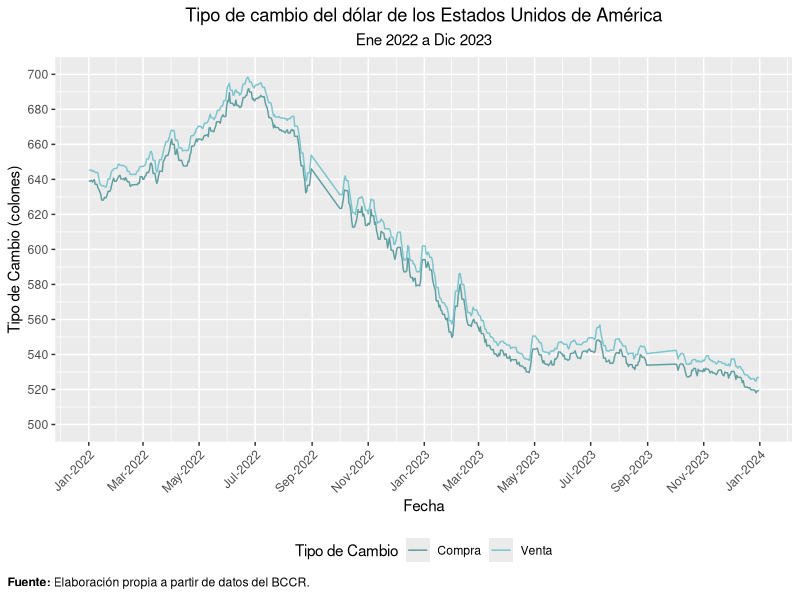
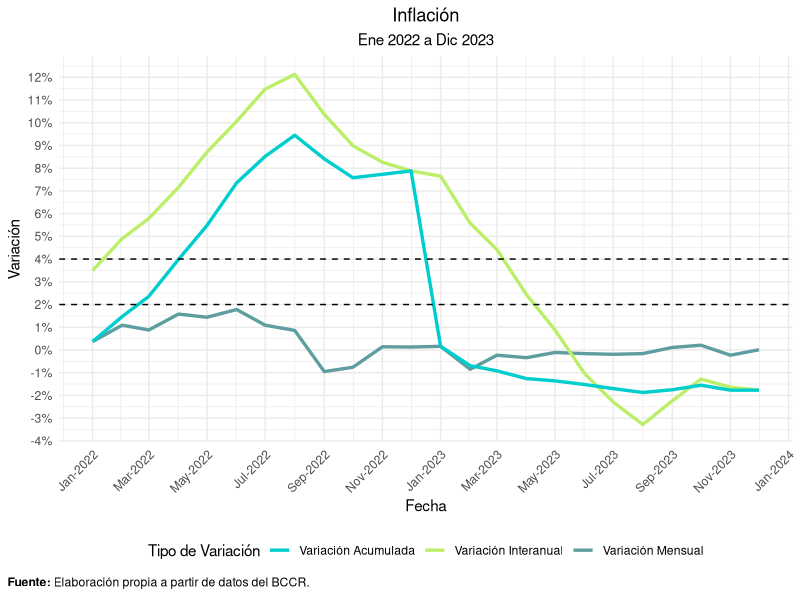

R code for these plots, in order:
## ---- chunk 1
TipoCambio1 <- read.csv2("TipoCambio1.csv")
TipoCambio1 <- TipoCambio1[, -c(4:10)]
TipoCambio1$Fecha <- as.Date(TipoCambio1$Fecha, format = "%d/%m/%Y")
## ---- chunk 2
library(ggplot2)
ggplot(TipoCambio1, aes(x = Fecha)) +
  geom_line(aes(y = TIPO.CAMBIO.COMPRA, color = "Compra")) +
  geom_line(aes(y = TIPO.DE.CAMBIO.VENTA, color = "Venta")) +
  scale_color_manual(values = c("Compra" = "#5F9EA0", "Venta" = "#7AC5CD")) +
  labs(x = "Fecha", 
       y = "Tipo de Cambio (colones)",
       title = "Tipo de cambio del dólar de los Estados Unidos de América", 
       subtitle = "Ene 2022 a Dic 2023",
       color = "Tipo de Cambio",
       caption = expression(bold("Fuente: ") * "Elaboración propia a partir de datos del BCCR."))+
  scale_y_continuous(limits = c(500, 700),  # Establece los límites del eje y
                     breaks = seq(500, 700, by = 20))+
   scale_x_date(date_labels = "%b-%Y", date_breaks = "2 month")+
  theme(axis.text.x = element_text(angle = 45, hjust = 1),
        legend.position = "bottom",
        plot.caption.position = "plot",
        plot.caption = element_text(hjust = 0),
        plot.title = element_text(hjust = 0.5),
        plot.subtitle = element_text(hjust = 0.5))
## ---- chunk 3
Inflacion <- read.csv2("Inflacion.csv")
Inflacion$Fecha <- as.Date(Inflacion$Fecha, format = "%d/%m/%Y")
## ---- chunk 4
ggplot(Inflacion, aes(x = Fecha)) +
  geom_line(aes(y = `Variacion.mensual....`, color = "Variación Mensual"),size = 1.15) +
  geom_line(aes(y = `Variacion.interanual....`, color = "Variación Interanual"),size = 1.15) +
  geom_line(aes(y = `Variacion.acumulada.....n3`, color = "Variación Acumulada"),size = 1.15) +
  scale_color_manual(values = c("Variación Mensual" = "#5F9EA0", "Variación Interanual" = "#BCEE68", "Variación Acumulada" = "#00CDCD")) +
  labs(title = "Inflación",
       subtitle = "Ene 2022 a Dic 2023",
       x = "Fecha",
       y = "Variación",
       color = "Tipo de Variación",
       caption = expression(bold("Fuente: ") * "Elaboración propia a partir de datos del BCCR.")) +
  theme_minimal()+
  scale_y_continuous(labels = scales::percent_format(scale = 1), breaks = seq(-4, 13, by = 1))+
  geom_hline(yintercept = 2, linetype = "dashed", color = "black")+
  geom_hline(yintercept = 4, linetype = "dashed", color = "black")+
  scale_x_date(date_labels = "%b-%Y", date_breaks = "2 month")+
  theme(axis.text.x = element_text(angle = 45, hjust = 1),
        legend.position = "bottom",
        plot.caption.position = "plot",
        plot.caption = element_text(hjust = 0),
        plot.title = element_text(hjust = 0.5),
        plot.subtitle = element_text(hjust = 0.5))
